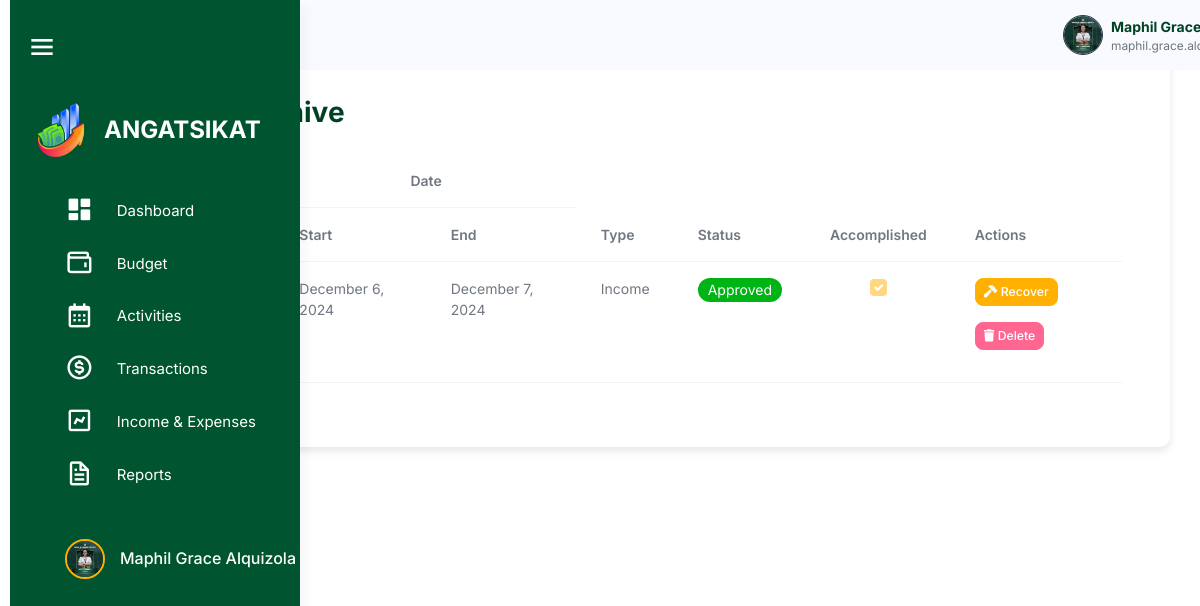
The app's page /src/activity_management/activities_archive.php (signed in), older data.
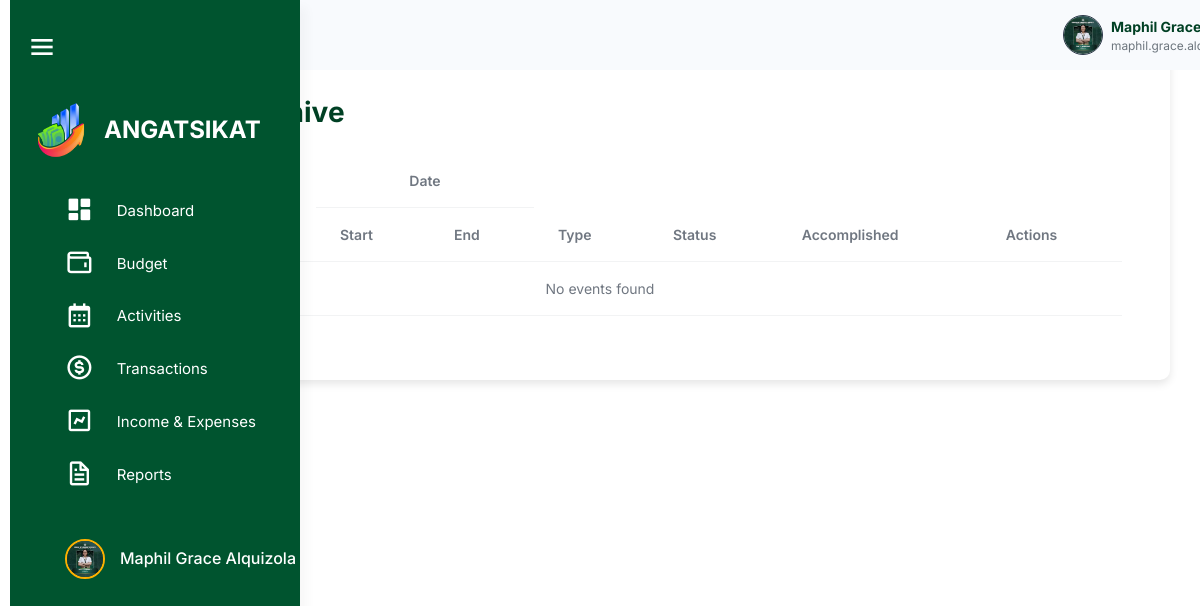
The same page, newer data.
### tables this page shows
CREATE TABLE `events` (
  `event_id` int(11) NOT NULL,
  `plan_id` int(11) NOT NULL,
  `title` varchar(255) NOT NULL,
  `event_venue` varchar(255) NOT NULL,
  `event_start_date` date NOT NULL,
  `event_end_date` date NOT NULL,
  `event_type` varchar(100) DEFAULT NULL,
  `event_status` enum('Pending','Approved','Disapproved') NOT NULL,
  `accomplishment_status` tinyint(1) DEFAULT 0,
  `total_amount` decimal(15,2) NOT NULL,
  `total_profit` decimal(15,2) NOT NULL,
  `organization_id` int(11) DEFAULT NULL,
  `created_by` int(11) DEFAULT NULL,
  `created_at` timestamp NOT NULL DEFAULT current_timestamp(),
  `archived` tinyint(1) DEFAULT 0
);

### src/session_check.php (called while the page is built, shortened)
<?php
$organization_id = $_SESSION['organization_id'];
?>

### src/user_query.php (called while the page is built, shortened)
<?php
$user_id = $_SESSION['user_id'];
$user_query = "SELECT * FROM users WHERE user_id = '$user_id'";
$user_result = mysqli_query($conn, $user_query);
?>

### src/activity_management/activities_archive.php (the view, shortened to what this page needs)
<?php
include 'connection.php';
include '../session_check.php';
include '../user_query.php';
$sql = "SELECT * FROM events WHERE archived = 1 AND organization_id = $organization_id";
$result = $conn->query($sql);
?>
<!DOCTYPE html>
<html lang="en">
<head>
    <link rel="stylesheet" href="../assets/css/styles.min.css" />
    <link rel="stylesheet" href="../html/sidebar.css" />
    <link rel="stylesheet" href="css/activities.css" />
    <link href="https://unpkg.com/boxicons@2.1.4/css/boxicons.min.css" rel="stylesheet" />
    <link rel="stylesheet" href="https://cdnjs.cloudflare.com/ajax/libs/font-awesome/6.6.0/css/all.min.css">
    <link rel="stylesheet" href="https://cdn.datatables.net/2.1.7/css/dataTables.bootstrap.min.css" />
</head>
<body>
    <div class="page-wrapper" id="main-wrapper" data-layout="vertical" data-navbarbg="skin6" data-sidebartype="full"
        data-sidebar-position="fixed" data-header-position="fixed">
        <?php include '../sidebar.php'; ?>
        <?php include '../navbar.php';?>
    </div>
    <div class="container mt-5 p-5">
        <h2 class="mb-4"><span class="text-warning fw-bold me-2">|</span> Activities Archive
        </h2>
        <table id="archiveEventsTable" class="table">
            <thead>
                <tr>
                    <th rowspan=2>Title</th>
                    <th rowspan=2>Venue</th>
                    <th colspan=2 style="text-align: center;"> Date </th>
                    <th rowspan=2>Type</th>
                    <th rowspan=2>Status</th>
                    <th rowspan=2>Accomplished</th>
                    <th rowspan=2>Actions</th>
                </tr>
                <tr>
                    <th>Start</th>
                    <th>End</th>
                </tr>
            </thead>
            <tbody>
                <?php
                if ($result->num_rows > 0) {
                    while($row = $result->fetch_assoc()) {
                        $checked = $row['accomplishment_status'] ? 'checked' : '';
                        $disabled = ($row['archived'] !== '0') ? 'disabled' : '';
                        echo "<tr>
                                <td><a class='link-offset-2 link-underline link-underline-opacity-0' href='event_details.php?event_id={$row['event_id']}'>{$row['title']}</a></td>
                                <td>{$row['event_venue']}</td>
                                <td>" . date('F j, Y', strtotime($row['event_start_date'])) . "</td>
                                <td>" . date('F j, Y', strtotime($row['event_end_date'])) . "</td>
                                <td>{$row['event_type']}</td>
                                <td>";
                                  if ($row['event_status'] == 'Pending') {
                                    echo " <span class='badge rounded-pill pending'> ";
                                  } else if ($row['event_status'] == 'Approved') {
                                    echo " <span class='badge rounded-pill approved'> ";
                                  } else if ($row['event_status'] == 'Disapproved') {
                                    echo " <span class='badge rounded-pill disapproved'> ";
                                  }
                                  echo "
                                  {$row['event_status']}
                                  </span>
                                </td>
                                <td>
                                    <input type='checkbox'
                                    class='form-check-input'
                                    $checked
                                    $disabled>
                                </td>
                                <td>
                                    <button class='btn btn-primary btn-sm recover-btn mb-3'
                                            data-bs-toggle='modal'
                                            data-bs-target='#recoverModal'
                                            data-id='{$row['event_id']}'>
                                        <i class='fa-solid fa-hammer'></i> Recover
                                    </button>
                                    <button class='btn btn-danger btn-sm delete-btn mb-3'
                                            data-bs-toggle='modal'
                                            data-bs-target='#deleteModal'
                                            data-id='{$row['event_id']}'>
                                        <i class='fa-solid fa-trash'></i> Delete
                                    </button>
                                </td>
                            </tr>";
                    }
                } else {
                    echo "<tr><td colspan='9' class='text-center'>No events found</td></tr>";
                }
                ?>
            </tbody>
        </table>
    </div>
</body>
</html>

Row changes from the older to the newer data that the page shows:
removed events: event_start_date "December 6, 2024", event_end_date "December 7, 2024", event_type "Income", event_status "Approved"
Text that changed along with them:
text now shown: "No events found"
